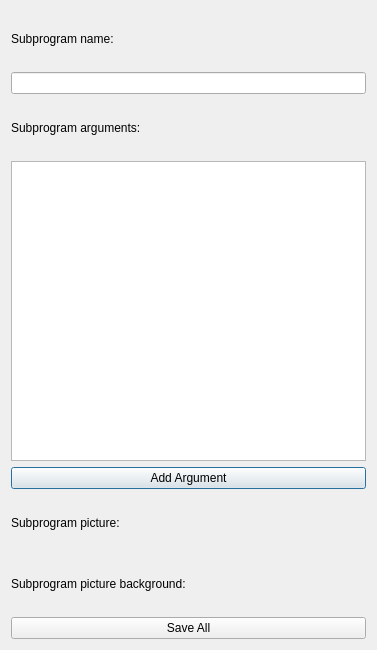
<?xml version="1.0" encoding="UTF-8"?>
<ui version="4.0">
 <class>DynamicPropertiesDialog</class>
 <widget class="QDialog" name="DynamicPropertiesDialog">
  <property name="windowModality">
   <enum>Qt::NonModal</enum>
  </property>
  <property name="geometry">
   <rect>
    <x>0</x>
    <y>0</y>
    <width>377</width>
    <height>650</height>
   </rect>
  </property>
  <property name="sizePolicy">
   <sizepolicy hsizetype="Preferred" vsizetype="Preferred">
    <horstretch>0</horstretch>
    <verstretch>0</verstretch>
   </sizepolicy>
  </property>
  <property name="minimumSize">
   <size>
    <width>377</width>
    <height>650</height>
   </size>
  </property>
  <property name="maximumSize">
   <size>
    <width>377</width>
    <height>650</height>
   </size>
  </property>
  <property name="windowTitle">
   <string>Dialog</string>
  </property>
  <property name="windowOpacity">
   <double>2.000000000000000</double>
  </property>
  <layout class="QVBoxLayout" name="verticalLayout">
   <item>
    <widget class="QLabel" name="label_2">
     <property name="text">
      <string>Subprogram name:</string>
     </property>
    </widget>
   </item>
   <item>
    <widget class="QLineEdit" name="subprogramName">
     <property name="text">
      <string/>
     </property>
    </widget>
   </item>
   <item>
    <widget class="QLabel" name="label">
     <property name="text">
      <string>Subprogram arguments:</string>
     </property>
    </widget>
   </item>
   <item>
    <widget class="QTableWidget" name="labels">
     <property name="minimumSize">
      <size>
       <width>0</width>
       <height>0</height>
      </size>
     </property>
     <property name="maximumSize">
      <size>
       <width>609</width>
       <height>300</height>
      </size>
     </property>
     <property name="layoutDirection">
      <enum>Qt::LeftToRight</enum>
     </property>
    </widget>
   </item>
   <item>
    <widget class="QPushButton" name="addLabel">
     <property name="maximumSize">
      <size>
       <width>16777214</width>
       <height>16777215</height>
      </size>
     </property>
     <property name="text">
      <string>Add Argument</string>
     </property>
    </widget>
   </item>
   <item>
    <widget class="QLabel" name="label_3">
     <property name="text">
      <string>Subprogram picture:</string>
     </property>
    </widget>
   </item>
   <item>
    <widget class="QLabel" name="label_4">
     <property name="text">
      <string>Subprogram picture background:</string>
     </property>
    </widget>
   </item>
   <item>
    <widget class="QPushButton" name="saveAll">
     <property name="text">
      <string>Save All</string>
     </property>
    </widget>
   </item>
  </layout>
 </widget>
 <resources/>
 <connections/>
</ui>
